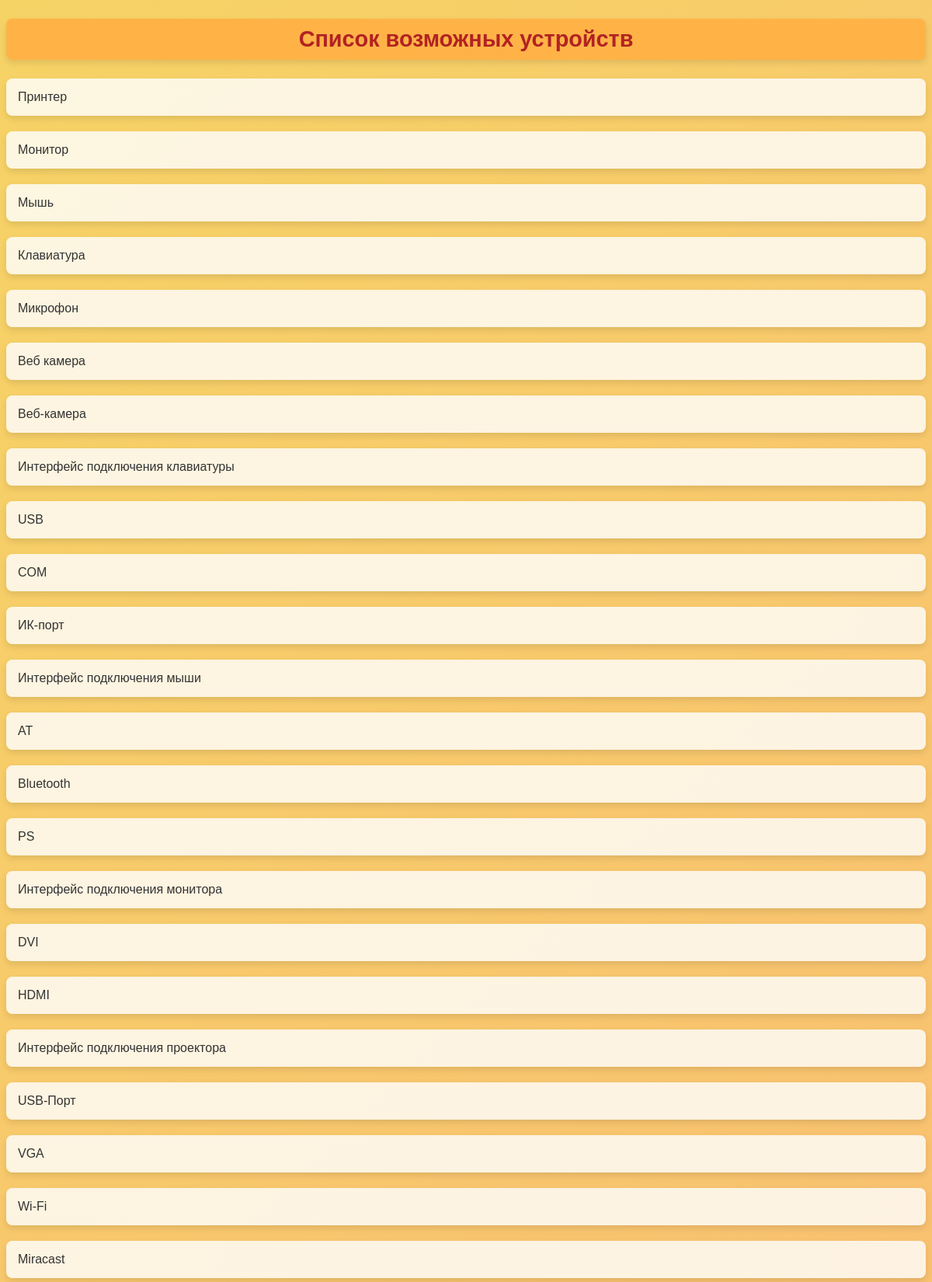
The page /all_devices_variations (upper part) on the database its author committed.
### threat/models.py (models this page shows, shortened)
class DevicesVariations(models.Model):
    device_name = models.ForeignKey(Devices, on_delete=models.CASCADE, to_field='device_name', related_name='variations')
    device_variation = models.CharField(max_length=1000)

### threat/views.py (the view)
# urls.py: path("all_devices_variations", views.AllDevicesVariationsView.as_view(), name='all_devices_variations'),
class AllDevicesVariationsView(ListView):
    template_name = 'threat/all_devices_variations.html'
    model = DevicesVariations
    context_object_name = 'all_devices_variations'

### threat/templates/threat/all_devices_variations.html (shortened to what this page needs)
{% extends 'threat/base.html' %}
{% load static %}
{% block content_css %}
<link rel="stylesheet" href=" {% static 'threat/all_devices_variations.css' %}">
{% endblock %}
{% block body %}
  <h2>Список возможных устройств</h2>
  <ol>
    {% for device in all_devices_variations %}
      <li>{{ device.device_variation }}</li>
    {% endfor %}
  </ol>
{% endblock %}

### threat/static/threat/all_devices_variations.css (style rules this page uses)
body { font-family: Arial, sans-serif; background: linear-gradient(135deg, #f6d365 0%, #fda085 100%); color: #333; }
h2 { background: #ffb347; color: #B22222; padding: 10px; border-radius: 8px; text-align: center; font-size: 1.8em; box-shadow: 0 4px 8px rgba(0, 0, 0, 0.1); }
ol { margin-left: 0; padding-left: 0; list-style-type: none; list-style-type: decimal; }
li { display: block; margin-bottom: 20px; padding: 15px; background: rgba(255, 255, 255, 0.8); border-radius: 8px; box-shadow: 0 4px 8px rgba(0, 0, 0, 0.1); }

### rows shown on the page
DevicesVariations: device_variation "Принтер"
DevicesVariations: device_variation "Монитор"
DevicesVariations: device_variation "Мышь"
DevicesVariations: device_variation "Клавиатура"
DevicesVariations: device_variation "Микрофон"
DevicesVariations: device_variation "Веб камера"
DevicesVariations: device_variation "Веб-камера"
DevicesVariations: device_variation "Интерфейс подключения клавиатуры"
DevicesVariations: device_variation "USB"
DevicesVariations: device_variation "COM"
DevicesVariations: device_variation "ИК-порт"
DevicesVariations: device_variation "Интерфейс подключения мыши"
DevicesVariations: device_variation "AT"
DevicesVariations: device_variation "Bluetooth"
DevicesVariations: device_variation "PS"
DevicesVariations: device_variation "Интерфейс подключения монитора"
DevicesVariations: device_variation "DVI"
DevicesVariations: device_variation "HDMI"
DevicesVariations: device_variation "Интерфейс подключения проектора"
DevicesVariations: device_variation "USB-Порт"
DevicesVariations: device_variation "VGA"
DevicesVariations: device_variation "Wi-Fi"
DevicesVariations: device_variation "Miracast"
